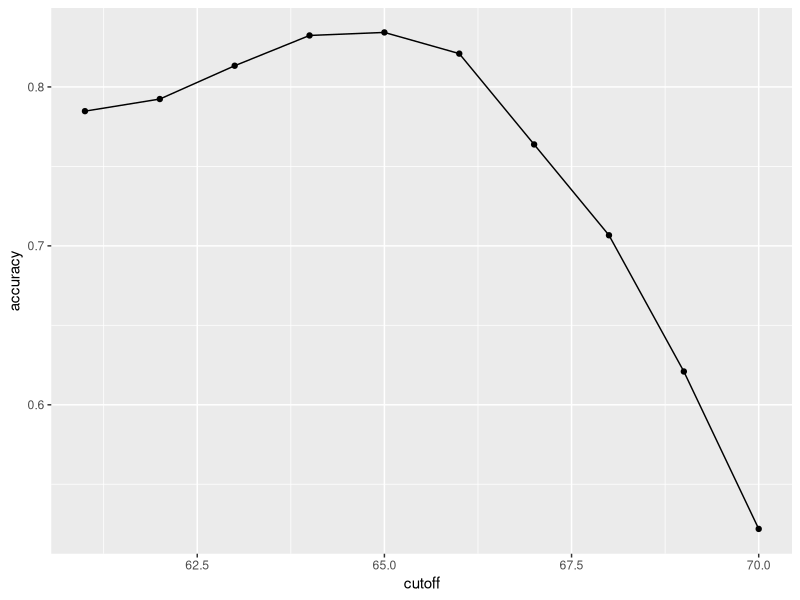

Reproduce this figure in R.
dev.off() ## clean graphs 
rm(list=ls()) ## clean environment 
cat("\014") ## clean console 

library(dslabs)
library(tidyverse)
library(caret)
data(heights)

# 2.1  --------------------------------------------------------------------

# define the outcome and predictors
y <- heights$sex
x <- heights$height

# generate training and test sets
set.seed(2) #, sample.kind = "Rounding") # if using R 3.5 or earlier, remove the sample.kind argument
test_index <- createDataPartition(y, times = 1, p = 0.5, list = FALSE)
test_set <- heights[test_index, ]
train_set <- heights[-test_index, ]

# guess the outcome
y_hat <- sample(c("Male", "Female"), length(test_index), replace = TRUE)
y_hat <- sample(c("Male", "Female"), length(test_index), replace = TRUE) %>% 
  factor(levels = levels(test_set$sex))

# compute accuracy
mean(y_hat == test_set$sex)
heights %>% group_by(sex) %>% summarize(mean(height), sd(height))
y_hat <- ifelse(x > 62, "Male", "Female") %>% factor(levels = levels(test_set$sex))
mean(y == y_hat)

# examine the accuracy of 10 cutoffs
cutoff <- seq(61, 70)
accuracy <- map_dbl(cutoff, function(x){
  y_hat <- ifelse(train_set$height > x, "Male", "Female") %>% 
    factor(levels = levels(test_set$sex))
  mean(y_hat == train_set$sex)
})
data.frame(cutoff, accuracy) %>% 
  ggplot(aes(cutoff, accuracy)) + 
  geom_point() + 
  geom_line() 
max(accuracy)

best_cutoff <- cutoff[which.max(accuracy)]
best_cutoff

y_hat <- ifelse(test_set$height > best_cutoff, "Male", "Female") %>% 
  factor(levels = levels(test_set$sex))
y_hat <- factor(y_hat)
mean(y_hat == test_set$sex)

# 2.2 ---------------------------------------------------------------------


# 2.3 ---------------------------------------------------------------------
